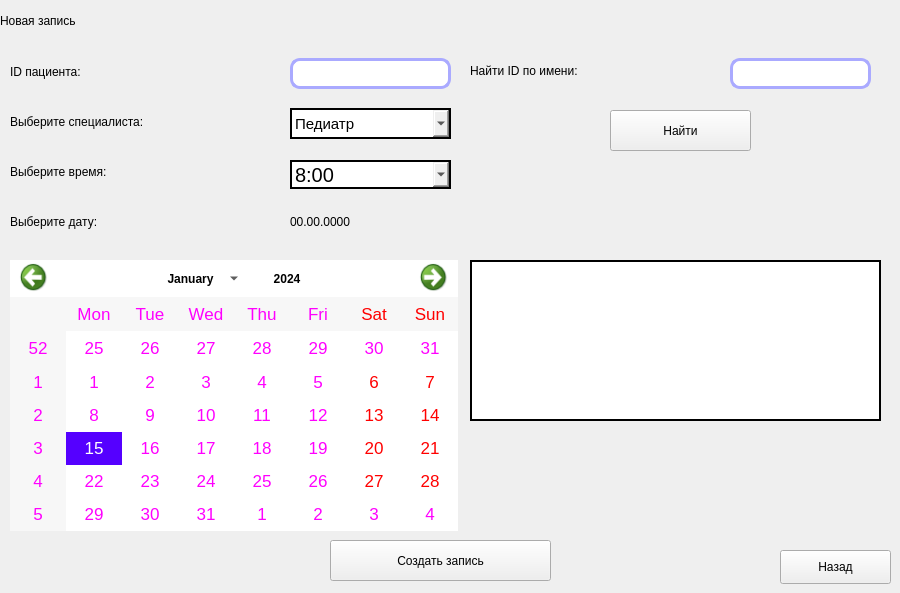
    <widget class="QWidget" name="page_4">
     <widget class="QLabel" name="label_8">
      <property name="geometry">
       <rect>
        <x>0</x>
        <y>-20</y>
        <width>371</width>
        <height>81</height>
       </rect>
      </property>
      <property name="styleSheet">
       <string notr="true">font: 2000 20pt &quot;Rockwell Extra Bold&quot;;</string>
      </property>
      <property name="text">
       <string>Новая запись</string>
      </property>
     </widget>
     <widget class="QLabel" name="label_9">
      <property name="geometry">
       <rect>
        <x>10</x>
        <y>60</y>
        <width>191</width>
        <height>24</height>
       </rect>
      </property>
      <property name="styleSheet">
       <string notr="true">font: 2000 10pt &quot;Rockwell Extra Bold&quot;;</string>
      </property>
      <property name="text">
       <string>ID пациента:</string>
      </property>
     </widget>
     <widget class="QLineEdit" name="lineEdit_userID_onNewAppoinmet">
      <property name="geometry">
       <rect>
        <x>290</x>
        <y>58</y>
        <width>161</width>
        <height>31</height>
       </rect>
      </property>
      <property name="styleSheet">
       <string notr="true">
QLineEdit{
	font: 2000 5pt &quot;Arial Black&quot;;
	border: 3px solid rgb(170, 170, 255);

	font-size: 15px;	
	border-radius: 10px;	
	color:black;
}</string>
      </property>
     </widget>
     <widget class="QLabel" name="label_10">
      <property name="geometry">
       <rect>
        <x>10</x>
        <y>110</y>
        <width>271</width>
        <height>24</height>
       </rect>
      </property>
      <property name="styleSheet">
       <string notr="true">font: 2000 10pt &quot;Rockwell Extra Bold&quot;;</string>
      </property>
      <property name="text">
       <string>Выберите специалиста:</string>
      </property>
     </widget>
     <widget class="QLabel" name="label_11">
      <property name="geometry">
       <rect>
        <x>10</x>
        <y>160</y>
        <width>201</width>
        <height>24</height>
       </rect>
      </property>
      <property name="styleSheet">
       <string notr="true">font: 2000 10pt &quot;Rockwell Extra Bold&quot;;</string>
      </property>
      <property name="text">
       <string>Выберите время:</string>
      </property>
     </widget>
     <widget class="QComboBox" name="comboBox_chooseDoctor_onNewAppoinmet">
      <property name="geometry">
       <rect>
        <x>290</x>
        <y>108</y>
        <width>161</width>
        <height>31</height>
       </rect>
      </property>
      <property name="styleSheet">
       <string notr="true">QComboBox{
	font: 2000 15pt &quot;Rockwell Extra Bold&quot;;
	border: 2px solid black;

	font-size: 15px;	
	border-radius: 20px;	
	color:black;
}

</string>
      </property>
      <item>
       <property name="text">
        <string>Педиатр</string>
       </property>
      </item>
      <item>
       <property name="text">
        <string>Терапевт</string>
       </property>
      </item>
      <item>
       <property name="text">
        <string>Окулист</string>
       </property>
      </item>
      <item>
       <property name="text">
        <string>Врач УЗИ</string>
       </property>
      </item>
      <item>
       <property name="text">
        <string>Стоматолог</string>
       </property>
      </item>
      <item>
       <property name="text">
        <string>Гастроэнтеролог</string>
       </property>
      </item>
      <item>
       <property name="text">
        <string>Врач ЭКГ</string>
       </property>
      </item>
      <item>
       <property name="text">
        <string>Рентгенолог</string>
       </property>
      </item>
      <item>
       <property name="text">
        <string>Хирург</string>
       </property>
      </item>
      <item>
       <property name="text">
        <string>Дерматолог</string>
       </property>
      </item>
     </widget>
     <widget class="QComboBox" name="comboBox_chooseTime_onNewAppoinmet">
      <property name="geometry">
       <rect>
        <x>290</x>
        <y>160</y>
        <width>161</width>
        <height>29</height>
       </rect>
      </property>
      <property name="styleSheet">
       <string notr="true">
QComboBox{
	font: 600 9pt &quot;Segoe UI Variable Small Semibol&quot;;
	border: 2px solid black;

	font-size: 20px;	
	border-radius: 20px;	
	color:black;
}
</string>
      </property>
      <item>
       <property name="text">
        <string>8:00</string>
       </property>
      </item>
      <item>
       <property name="text">
        <string>8:30</string>
       </property>
      </item>
      <item>
       <property name="text">
        <string>9:00</string>
       </property>
      </item>
      <item>
       <property name="text">
        <string>9:30</string>
       </property>
      </item>
      <item>
       <property name="text">
        <string>10:00</string>
       </property>
      </item>
      <item>
       <property name="text">
        <string>10:30</string>
       </property>
      </item>
      <item>
       <property name="text">
        <string>11:00</string>
       </property>
      </item>
      <item>
       <property name="text">
        <string>11:30</string>
       </property>
      </item>
      <item>
       <property name="text">
        <string>12:00</string>
       </property>
      </item>
      <item>
       <property name="text">
        <string>12:30</string>
       </property>
      </item>
      <item>
       <property name="text">
        <string>13:00</string>
       </property>
      </item>
      <item>
       <property name="text">
        <string>13:30</string>
       </property>
      </item>
      <item>
       <property name="text">
        <string>14:00</string>
       </property>
      </item>
      <item>
       <property name="text">
        <string>14:30</string>
       </property>
      </item>
      <item>
       <property name="text">
        <string>15:00</string>
       </property>
      </item>
      <item>
       <property name="text">
        <string>15:30</string>
       </property>
      </item>
      <item>
       <property name="text">
        <string>16:00</string>
       </property>
      </item>
      <item>
       <property name="text">
        <string>16:30</string>
       </property>
      </item>
      <item>
       <property name="text">
        <string>17:00</string>
       </property>
      </item>
      <item>
       <property name="text">
        <string>17:30</string>
       </property>
      </item>
      <item>
       <property name="text">
        <string>18:00</string>
       </property>
      </item>
     </widget>
     <widget class="QPushButton" name="pushButton_backFromNewAppointment">
      <property name="geometry">
       <rect>
        <x>780</x>
        <y>550</y>
        <width>111</width>
        <height>34</height>
       </rect>
      </property>
      <property name="styleSheet">
       <string notr="true">
QPushButton{
	font: 2000 15pt &quot;Rockwell Extra Bold&quot;;
	border: 2px solid black;
	background-color:rgb(170, 170, 255);
	font-size: 20px;	
	border-radius: 20px;	
	color:black;
}

QPushButton:pressed
{
	background-color:black;
}

QPushButton:hover
{
	background-color: rgb(14, 118, 255);
}font: 2000 15pt &quot;Rockwell Extra Bold&quot;;font: 2000 10pt &quot;Arial Black&quot;;font: 2000 10pt &quot;Arial Black&quot;;</string>
      </property>
      <property name="text">
       <string>Назад</string>
      </property>
     </widget>
     <widget class="QPushButton" name="pushButton_createAppointment">
      <property name="geometry">
       <rect>
        <x>330</x>
        <y>540</y>
        <width>221</width>
        <height>41</height>
       </rect>
      </property>
      <property name="styleSheet">
       <string notr="true">
QPushButton{
	font: 2000 15pt &quot;Rockwell Extra Bold&quot;;
	border: 2px solid black;
	background-color:rgb(170, 170, 255);
	font-size: 20px;	
	border-radius: 20px;	
	color:black;
}

QPushButton:pressed
{
	background-color:black;
}

QPushButton:hover
{
	background-color: rgb(14, 118, 255);
}font: 2000 15pt &quot;Rockwell Extra Bold&quot;;font: 2000 10pt &quot;Arial Black&quot;;font: 2000 10pt &quot;Arial Black&quot;;</string>
      </property>
      <property name="text">
       <string>Создать запись</string>
      </property>
     </widget>
     <widget class="QLabel" name="label_15">
      <property name="geometry">
       <rect>
        <x>470</x>
        <y>50</y>
        <width>251</width>
        <height>41</height>
       </rect>
      </property>
      <property name="styleSheet">
       <string notr="true">font: 2000 10pt &quot;Rockwell Extra Bold&quot;;</string>
      </property>
      <property name="text">
       <string>Найти ID по имени:</string>
      </property>
     </widget>
     <widget class="QLineEdit" name="lineEdit_findIDFilter_onNewAppointment">
      <property name="geometry">
       <rect>
        <x>730</x>
        <y>58</y>
        <width>141</width>
        <height>31</height>
       </rect>
      </property>
      <property name="styleSheet">
       <string notr="true">
QLineEdit{
	font: 1000 3pt &quot;Arial Black&quot;;
	border: 3px solid rgb(170, 170, 255);
	font-size: 17px;
	
	border-radius: 10px;	
	color:black;
}

QPushButton:pressed
{
	background-color:black;
}

QPushButton:hover
{
	background-color: rgb(14, 118, 255);
}</string>
      </property>
      <property name="text">
       <string/>
      </property>
     </widget>
     <widget class="QPushButton" name="pushButton_findIDByFilter_onNewAppointment">
      <property name="geometry">
       <rect>
        <x>610</x>
        <y>110</y>
        <width>141</width>
        <height>41</height>
       </rect>
      </property>
      <property name="styleSheet">
       <string notr="true">
QPushButton{
	font: 2000 15pt &quot;Rockwell Extra Bold&quot;;
	border: 2px solid black;
	background-color:rgb(170, 170, 255);
	font-size: 20px;	
	border-radius: 20px;	
	color:black;
}

QPushButton:pressed
{
	background-color:black;
}

QPushButton:hover
{
	background-color: rgb(14, 118, 255);
}font: 2000 15pt &quot;Rockwell Extra Bold&quot;;font: 2000 10pt &quot;Arial Black&quot;;</string>
      </property>
      <property name="text">
       <string>Найти</string>
      </property>
     </widget>
     <widget class="QTableView" name="tableView_onNewAppointment">
      <property name="geometry">
       <rect>
        <x>470</x>
        <y>260</y>
        <width>411</width>
        <height>161</height>
       </rect>
      </property>
      <property name="styleSheet">
       <string notr="true">QTableView{
	font: 2000 15pt &quot;Rockwell Extra Bold&quot;;
	border: 2px solid black;
	font-size: 15px;	
	color:black;
}
</string>
      </property>
     </widget>
     <widget class="QCalendarWidget" name="calendarWidget">
      <property name="geometry">
       <rect>
        <x>10</x>
        <y>260</y>
        <width>448</width>
        <height>271</height>
       </rect>
      </property>
      <property name="styleSheet">
       <string notr="true">#qt_calendar_calendarview {
background: rgb(255, 255, 255);
font: 9pt &quot;Tahoma&quot;;
font-size:17px;
color:rgb(255, 0, 255);
outline: 0;
}
#qt_calendar_navigationbar {
background: rgb(255, 255, 255);
font: 900 9pt &quot;Segoe UI&quot;;
color:black;
outline: 0;
}
QToolButton {
	icon-size: 30px, 30px;
	width: 80px;
	height: 30px;
	font: 900 9pt &quot;Segoe UI&quot;;
	outline: 0;
}
QToolButton#qt_calendar_prevmonth {
background: rgb(255, 255, 255);
width: 40px;
font: 900 9pt &quot;Segoe UI&quot;;
outline: 0;
}
QToolButton#qt_calendar_nextmonth {
background: rgb(255, 255, 255);
width: 40px;
font: 900 9pt &quot;Segoe UI&quot;;
outline: 0;
}
QToolButton#qt_calendar_monthbutton {
background: rgb(255, 255, 255);
color: black;
padding-right: 20px;
font: 900 9pt &quot;Segoe UI&quot;;
outline: 0;
}
QToolButton#qt_calendar_yearbutton {
background: rgb(255, 255, 255);
color: black;
font: 900 9pt &quot;Segoe UI&quot;;
outline: 0;
}
QToolButton#qt_calendar_monthbutton::menu-indicator{
	subcontrol-origin: padding;
	font: 900 9pt &quot;Segoe UI&quot;;
	subcontrol-position: center right;
	right: 3px;
	width: 10px;
	font: 900 9pt &quot;Segoe UI&quot;;
	color:black;
	outline: 0;
}
QAbstractItemView {
font: 900 9pt &quot;Segoe UI&quot;;
color: black;
selection-color: white;
selection-background-color:rgb(85, 0, 255);
font: 15px;
outline: 0;
}









</string>
      </property>
     </widget>
     <widget class="QLabel" name="label_16">
      <property name="geometry">
       <rect>
        <x>10</x>
        <y>210</y>
        <width>201</width>
        <height>24</height>
       </rect>
      </property>
      <property name="styleSheet">
       <string notr="true">font: 2000 10pt &quot;Rockwell Extra Bold&quot;;</string>
      </property>
      <property name="text">
       <string>Выберите дату:</string>
      </property>
     </widget>
     <widget class="QLabel" name="label_chooseDate_onNewAppointment">
      <property name="geometry">
       <rect>
        <x>290</x>
        <y>210</y>
        <width>161</width>
        <height>24</height>
       </rect>
      </property>
      <property name="styleSheet">
       <string notr="true">font: 2000 10pt &quot;Arial Black&quot;;</string>
      </property>
      <property name="text">
       <string>00.00.0000</string>
      </property>
     </widget>
    </widget>
